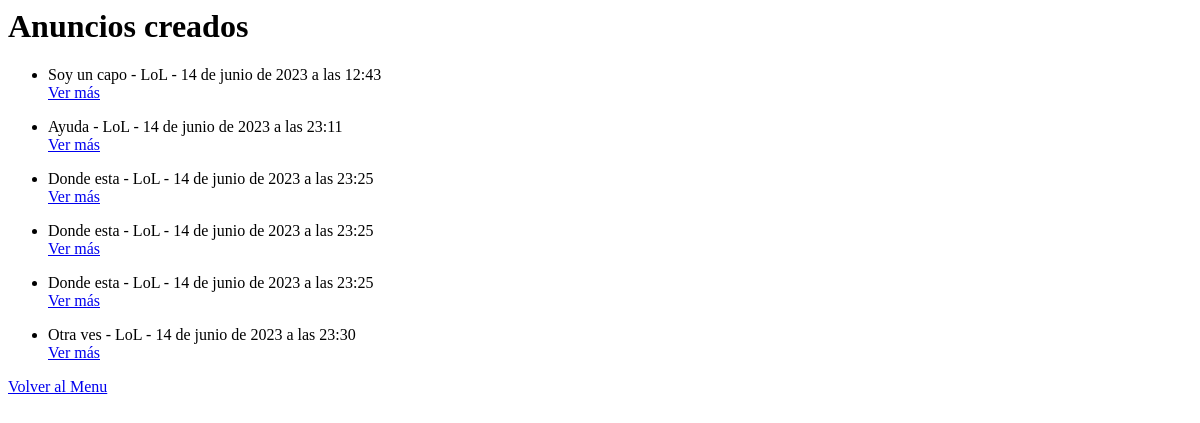
The page /post/lista-anuncios/ on the database as committed earlier.
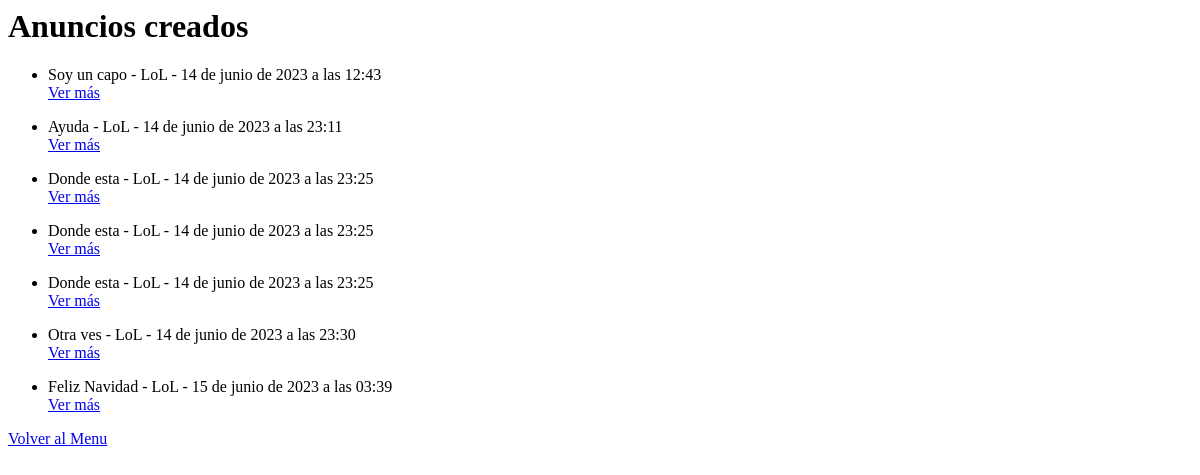
The same page on the database as committed later.
### apps/post/models.py (models this page shows, shortened)
class Post(models.Model):
    titulo = models.CharField(max_length=50, blank=False)
    juego = models.ForeignKey('post.NombreJuego', null=False, on_delete=models.CASCADE)
    rango = models.CharField(max_length=15, null=True)
    cuenta_del_juego = models.CharField(max_length=50, blank=False, default='Ingrese su usuario del juego')
    contenido = models.TextField(max_length=200, default='Detalles sobre su peticion')
    fecha_de_publicacion = (models.DateTimeField(auto_now_add=True))

class NombreJuego(models.Model):
    nombre = models.CharField(max_length=20, unique=True, verbose_name='Juegos')
    def __str__(self):
        return self.nombre

### apps/post/views.py (the view)
# urls.py: path('lista-anuncios/', views.AnuncioLista.as_view(), name='lista-anuncios'),
class AnuncioLista(ListView):
    model = models.Post
    template_name = "post/lista-anuncios.html"
    context_object_name = "lista_anuncios"

### apps/post/templates/post/lista-anuncios.html
{% block contenido %}
    <h1>Anuncios creados</h1>
    {% for anuncio in lista_anuncios %}
    <ul>
        <li>  {{ anuncio.titulo }} - {{ anuncio.juego }} - {{ anuncio.fecha_de_publicacion }} </li>
        <a href="{% url 'post:detalle-anuncio' anuncio.id %}">Ver más</a>
    </ul>
    {% endfor %}
    <a href="{% url 'post:index' %}">Volver al Menu</a>
{% endblock contenido %}

Rows that differ between the two databases and show on the page:
added Post: titulo "Feliz Navidad", juego "LoL", fecha_de_publicacion "15 de junio de 2023 a las 03:39"
